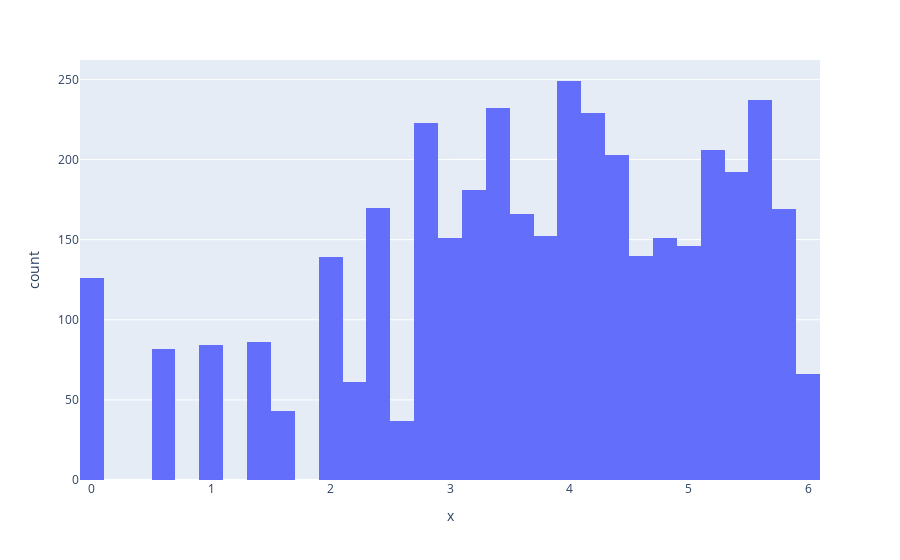

The cell this chart's notebook holds for it:
### Code cell
#Data distribution after data normalization for Recency
Recency_Plot = Log_Tfd_Data['Recency']
#ax = sns.distplot(Recency_Plot)

fig = px.histogram(RFMScores, x=Recency_Plot)
fig.show()

### Figure 1 — Plotly figure (JSON) as saved in the notebook; plotly's stock layout.template omitted (floating-point values rounded to 4 significant figures; data arrays with more than 128 entries replaced by an {"elided": "..."} marker saying what was removed)
{"data": [{"alignmentgroup": "True", "bingroup": "x", "hovertemplate": "x=%{x}<br>count=%{y}<extra></extra>", "legendgroup": "", "marker": {"color": "#636efa", "pattern": {"shape": ""}}, "name": "", "offsetgroup": "", "orientation": "v", "showlegend": false, "type": "histogram", "x": {"elided": "3921 float values"}, "xaxis": "x", "yaxis": "y"}], "layout": {"barmode": "relative", "legend": {"tracegroupgap": 0}, "margin": {"t": 60}, "xaxis": {"anchor": "y", "domain": [0, 1], "title": {"text": "x"}}, "yaxis": {"anchor": "x", "domain": [0, 1], "title": {"text": "count"}}}}
